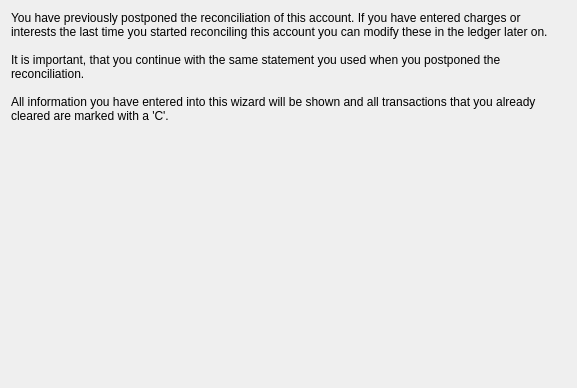
<?xml version="1.0" encoding="UTF-8"?>
<ui version="4.0">
 <class>PreviousPostponeWizardPage</class>
 <widget class="QWizardPage" name="PreviousPostponeWizardPage">
  <property name="geometry">
   <rect>
    <x>0</x>
    <y>0</y>
    <width>577</width>
    <height>388</height>
   </rect>
  </property>
  <property name="title">
   <string>Restarting postponed reconciliation</string>
  </property>
  <layout class="QVBoxLayout">
   <property name="spacing">
    <number>6</number>
   </property>
   <property name="leftMargin">
    <number>11</number>
   </property>
   <property name="topMargin">
    <number>11</number>
   </property>
   <property name="rightMargin">
    <number>11</number>
   </property>
   <property name="bottomMargin">
    <number>11</number>
   </property>
   <item>
    <widget class="QLabel" name="TextLabel8">
     <property name="text">
      <string>You have previously postponed the reconciliation of this account. If you have entered charges or interests the last time you started reconciling this account you can modify these in the ledger later on.

It is important, that you continue with the same statement you used when you postponed the reconciliation.

All information you have entered into this wizard will be shown and all transactions that you already cleared are marked with a 'C'.</string>
     </property>
     <property name="alignment">
      <set>Qt::AlignTop</set>
     </property>
     <property name="wordWrap">
      <bool>true</bool>
     </property>
    </widget>
   </item>
  </layout>
 </widget>
 <resources/>
 <connections/>
</ui>
